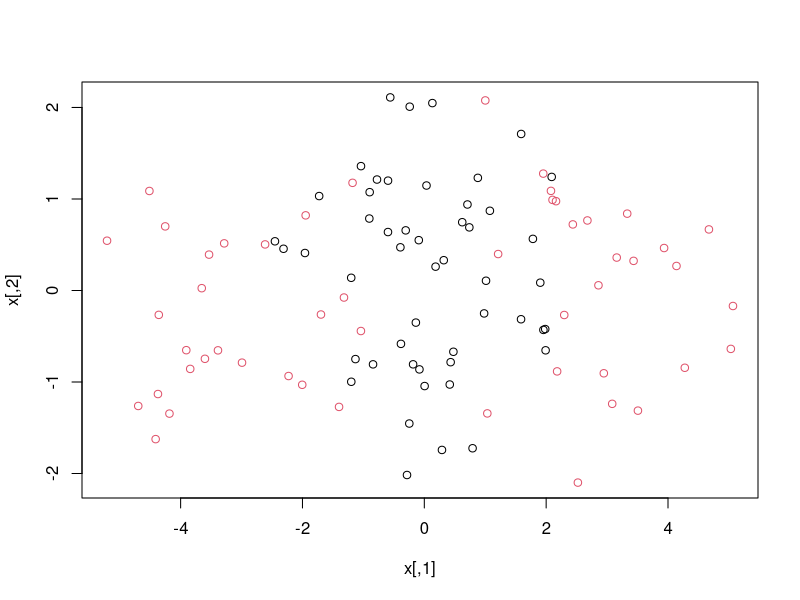
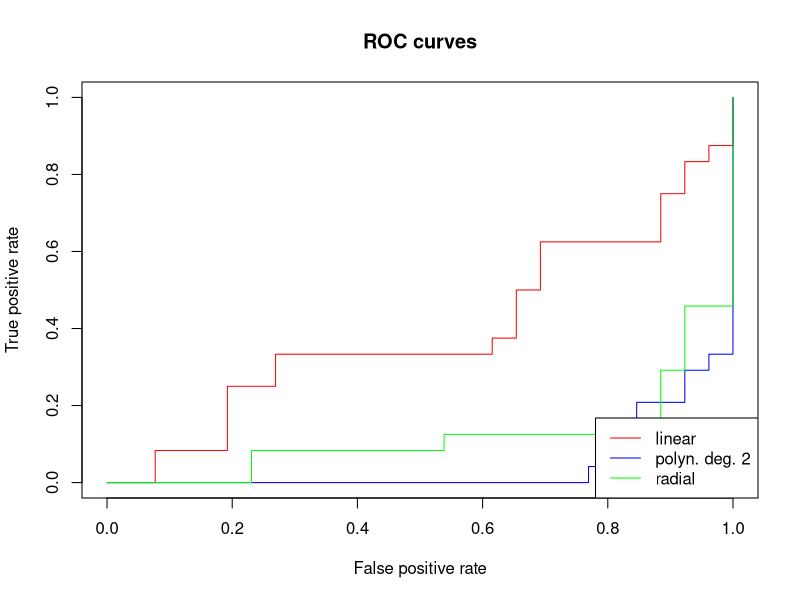
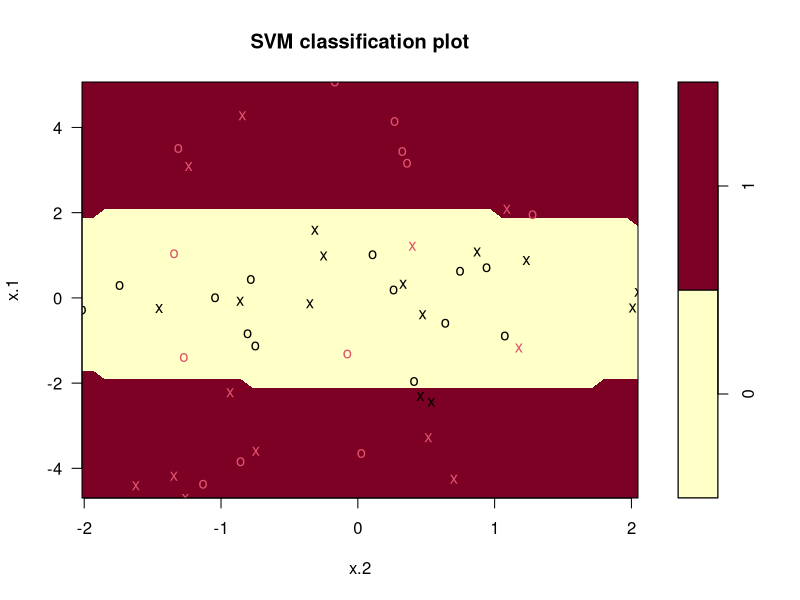

Here is the R script that generated these plots, in order:

# Applied

# 4
library(e1071)

set.seed(2)
x = matrix( rnorm(100*2), ncol=2)
y = c(rep(0, 50), rep(1, 50))
x[51:75] = x[51:75] + 3
x[76:100] = x[76:100] - 3
plot(x, col=y+1)
data = data.frame( x=x, y=as.factor(y) )

train = sample(1:100, size=50, replace=FALSE)
test = -train

cost = c(0.1, 1, 10, 100, 1000)
gamma = c(0.5, 1, 2, 3, 4)

# polynomial degree 1
svmfit_deg1 = tune(svm, y ~ ., data=data[train, ], kernel="polynomial", degree=1, 
                   scale=FALSE, decision.values=T,
                   range=list(cost=cost) )$best.model

table(pred_train = predict(svmfit_deg1, newdata=data[train, ]), truth_train=data[train, ]$y)
#           truth_train
# pred_train  0  1
#          0  0  0
#          1 22 28
table(pred_test = predict(svmfit_deg1, newdata=data[test, ]), truth_test=data[test, ]$y)
#          truth_test
# pred_test  0  1
#         0  0  0
#         1 28 22

# polynomial degree 2
svmfit_deg2 = tune(svm, y ~ ., data=data[train, ], kernel="polynomial", degree=2, 
                   scale=FALSE, decision.values=T,
                   range=list(cost=cost) )$best.model

table(pred_train = predict(svmfit_deg2, newdata=data[train, ]), truth_train=data[train, ]$y)
#            truth_train
# pred_train  0  1
#          0 18  4
#          1  4 24
table(pred_test = predict(svmfit_deg2, newdata=data[test, ]), truth_test=data[test, ]$y)
#          truth_test
# pred_test  0  1
#          0 22  4
#          1  6 18


# polynomial degree 3
svmfit_deg3 = tune(svm, y ~ ., data=data[train, ], kernel="polynomial", degree=3, 
                   scale=FALSE, decision.values=T,
                   range=list(cost=cost) )$best.model

table(pred_train = predict(svmfit_deg3, newdata=data[train, ]), truth_train=data[train, ]$y)
#           truth_train
# pred_train  0  1
#          0  2  0
#          1 20 28
table(pred_test = predict(svmfit_deg3, newdata=data[test, ]), truth_test=data[test, ]$y)
#          truth_test
# pred_test  0  1
#         0  2  1
#         1 26 21


# polynomial degree 4
svmfit_deg4 = tune(svm, y ~ ., data=data[train, ], kernel="polynomial", degree=4, 
                   scale=FALSE, decision.values=T,
                   range=list(cost=cost) )$best.model

table(pred_train = predict(svmfit_deg4, newdata=data[train, ]), truth_train=data[train, ]$y)
#           truth_train
# pred_train  0  1
#           0 22  1
#           1 0 27
table(pred_test = predict(svmfit_deg4, newdata=data[test, ]), truth_test=data[test, ]$y)
#          truth_test
# pred_test  0  1
#         0 23  6
#         1  5 16

# polynomial kernels with odd degrees give very bad results, interesting!

# radial
svmfit_radial = tune(svm, y ~ ., data=data[train, ], kernel="radial", 
                     scale=FALSE, decision.values=T,
                   range=list(cost=cost, gamma=gamma) )$best.model

table(pred_train = predict(svmfit_radial, newdata=data[train, ]), truth_train=data[train, ]$y)
#           truth_train
# pred_train  0  1
#          0 22  0
#          1  0 28
table(pred_test = predict(svmfit_radial, newdata=data[test, ]), truth_test=data[test, ]$y)
#          truth_test
# pred_test  0  1
#         0 20  5
#        1  8 17


# ROC curves
library(ROCR)
rocplot = function(pred, truth, ...)
{
  predob = prediction(pred, truth)
  perf = performance(predob, "tpr", "fpr")
  plot(perf, ...)
}

svmfit_deg1_scores = attributes( predict(svmfit_deg1, newdata=data[test, ], 
                                         decision.values=TRUE) )$decision.values

svmfit_deg2_scores = attributes( predict(svmfit_deg2, newdata=data[test, ], 
                                         decision.values=TRUE) )$decision.values

svmfit_radial_scores = attributes( predict(svmfit_radial, newdata=data[test, ], 
                                         decision.values=TRUE) )$decision.values

rocplot(svmfit_deg1_scores, data$y[test], col="red", main="ROC curves")
rocplot(svmfit_deg2_scores, data$y[test], add=TRUE, col="blue")
rocplot(svmfit_radial_scores, data$y[test], add=TRUE, col="green")
legend("bottomright", legend = c("linear", "polyn. deg. 2", "radial"), 
       col=c("red", "blue", "green"), lty=1)

# so 2nd degree polynomial kernel gives the best ROC curve
plot(svmfit_deg2, data[test, ])


# 5
